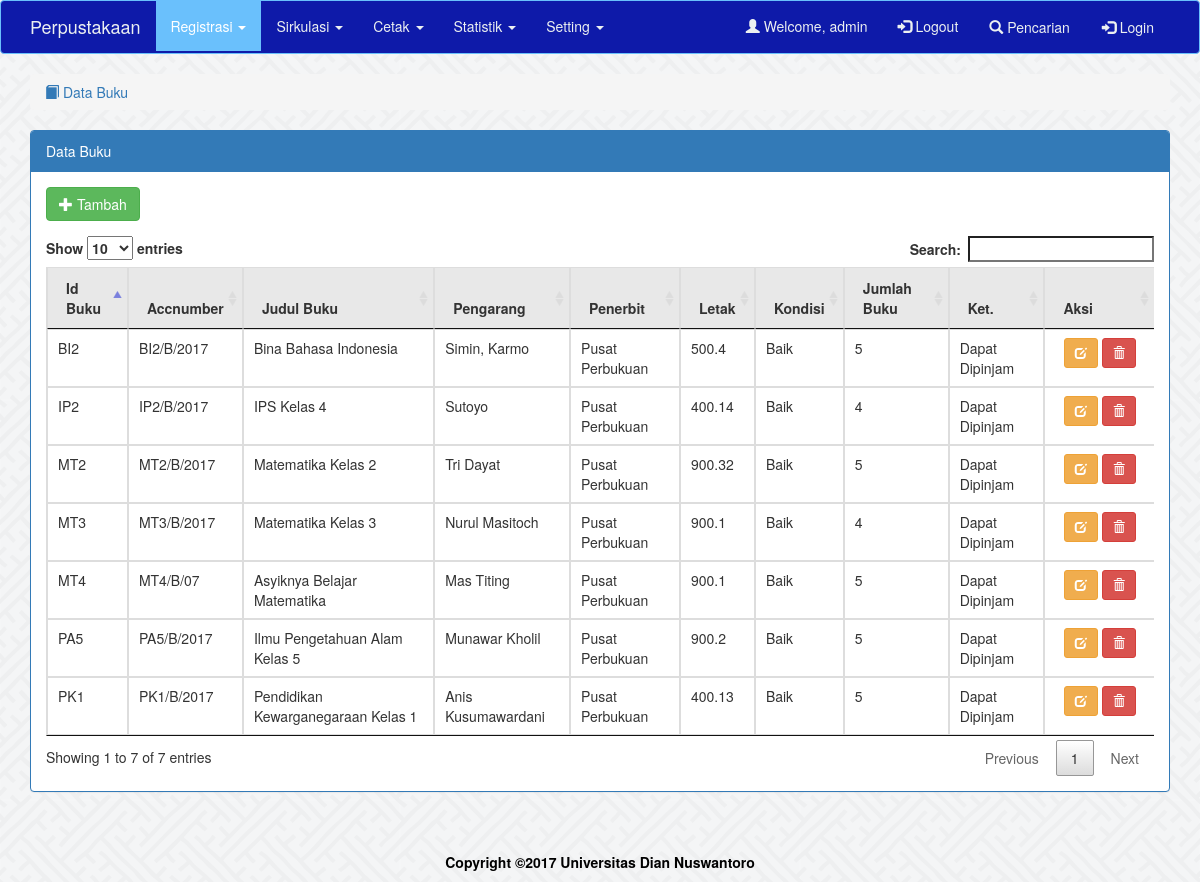
Screenshot of /?dt=buku (signed in) with the database file from the repository.
### tables this page shows
CREATE TABLE `buku` (
  `idbuku` varchar(10) NOT NULL,
  `idletak` varchar(10) DEFAULT NULL,
  `idklass` varchar(10) DEFAULT NULL,
  `idpeng` varchar(10) DEFAULT NULL,
  `peng1` varchar(20) DEFAULT NULL,
  `idpenerbit` varchar(10) DEFAULT NULL,
  `idjudul` varchar(10) DEFAULT NULL,
  `judul` varchar(50) DEFAULT NULL,
  `penerjemah` varchar(50) DEFAULT NULL,
  `editor` varchar(30) DEFAULT NULL,
  `tim` varchar(30) DEFAULT NULL,
  `volume` varchar(30) DEFAULT NULL,
  `edisi` varchar(10) DEFAULT NULL,
  `cetakan` varchar(10) DEFAULT NULL,
  `kopike` varchar(10) DEFAULT NULL,
  `idjenis` varchar(10) DEFAULT NULL,
  `idbahasa` varchar(10) DEFAULT NULL,
  `idasal` varchar(10) DEFAULT NULL,
  `notasi` text,
  `idkota` varchar(10) DEFAULT NULL,
  `tahun` int(5) DEFAULT NULL,
  `harga` decimal(20,0) DEFAULT NULL,
  `pengadaan` date DEFAULT NULL,
  `kondisi` varchar(20) DEFAULT NULL,
  `accnumber` varchar(10) DEFAULT NULL,
  `tglinput` date DEFAULT NULL,
  `jumlah` int(5) DEFAULT NULL,
  `ket` varchar(20) DEFAULT NULL,
  PRIMARY KEY (`idbuku`)
);

CREATE TABLE `penerbit` (
  `idpenerbit` varchar(10) NOT NULL,
  `nama` varchar(255) DEFAULT NULL,
  `kota` varchar(255) DEFAULT NULL,
  `tahun` int(11) DEFAULT NULL,
  PRIMARY KEY (`idpenerbit`)
);

CREATE TABLE `kondisi` (
  `idkondisi` int(11) NOT NULL AUTO_INCREMENT,
  `kondisi` varchar(100) DEFAULT NULL,
  PRIMARY KEY (`idkondisi`)
);

### registrasi/buku_tbody.php (the view, shortened to what this page needs)
<?php
$sqlbuku = $conn->query("SELECT
  `buku`.*
  , `kondisi`.`kondisi` AS `k_kondisi`
  , `penerbit`.`nama` AS `p_nama`
  FROM
  `simperpus`.`buku`
  LEFT JOIN `simperpus`.`kondisi`
  ON (`buku`.`kondisi` = `kondisi`.`idkondisi`)
  LEFT JOIN `simperpus`.`penerbit`
  ON (`buku`.`idpenerbit` = `penerbit`.`idpenerbit`)");
while ($data = mysqli_fetch_array($sqlbuku))
{
  ?>
  <tr>
    <td><?php echo $data['idbuku'] ?></td>
    <td><?php echo $data['accnumber'] ?></td>
    <td><?php echo $data['judul'] ?></td>
    <td><?php echo $data['peng1'] ?></td>
    <td><?php echo $data['p_nama'] ?></td>
    <td><?php echo $data['idletak'] ?></td>
    <td><?php echo $data['k_kondisi'] ?></td>
    <td><?php echo $data['jumlah'] ?></td>
    <td><?php echo $data['ket'] ?></td>
    <td class="nw" align="center">
      <button onclick="openModal('edit','<?php echo $data['idbuku']; ?>')" class="btn btn-sm btn-warning">
        <span class="glyphicon glyphicon-edit"></span></button>
    <?php if ($_SESSION['level']=='admin'): ?>
        <button class="btn btn-sm btn-danger" onclick="openDeleteModal('<?php echo $data['idbuku']; ?>')">
          <span class="glyphicon glyphicon-trash"></span></button>
    <?php endif ?>
        </td>
      </tr>
      <?php
    }
    ?>

### index.php (shortened to what this page needs)
<?php
$dt = isset($_GET['dt']) ? $_GET['dt'] : null;
?>
<!DOCTYPE html>
<html lang="en">
<head>
  <link rel="stylesheet" href="css/bootstrap.min.css">
  <link rel="stylesheet" href="css/nav.css">
  <link rel="stylesheet" href="css/custom.css">
  <link rel="stylesheet" href="css/jquery.dataTables.min.css">
  <link rel="stylesheet" href="css/bootstrap-datetimepicker.min.css">
  <link rel="stylesheet" href="css/fwslider.css" media="all">
</head>
<body>
  <nav class="navbar navbar-default">
    <div class="container">
      <div class="navbar-header">
        <a class="navbar-brand" href="index.php">Perpustakaan</a>
      </div>
      <div class="collapse navbar-collapse" id="navbar">
        <ul class="nav navbar-nav">
          <li <?php if (
                $dt == "anggota" || $dt == "peminjam" || $dt == "buku" || $dt == "penerbit" || $dt == "klasifikasi" || $dt == "jenisbuku" || $dt == "asal" || $dt == "suratkabar" ||
                $dt == "koran"
              ) echo "class='active'"; ?>>
            <a class="dropdown-toggle" data-toggle="dropdown" href="#" role="button" aria-expanded="false">Registrasi
              <span class="caret"></span></a>
          </li>
          <li <?php if ($dt == "peminjaman" || $dt == "history") echo "class='active'"; ?>>
            <a class="dropdown-toggle" data-toggle="dropdown" href="#" role="button" aria-expanded="false">Sirkulasi
              <span class="caret"></span></a>
          </li>
          <li <?php if ($dt == "cetakbuku" || $dt == "cetakanggota" || $dt == "cetakpeminjaman" || $dt == "cetakpengembalian" || $dt == "cetakdenda") echo "class='active'"; ?>>
            <a class="dropdown-toggle" data-toggle="dropdown" href="#" role="button" aria-expanded="false">Cetak
              <span class="caret"></span></a>
          </li>
          <li <?php if ($dt == "grafik_buku_sering_dipinjam") echo "class='active'"; ?>>
            <a class="dropdown-toggle" data-toggle="dropdown" href="#" role="button" aria-expanded="false">Statistik
              <span class="caret"></span></a>
          </li>
          <li <?php if ($dt == "profil" || $dt == "operator") echo "class='active'"; ?>>
            <a class="dropdown-toggle" data-toggle="dropdown" href="#" role="button" aria-expanded="false">Setting
              <span class="caret"></span></a>
          </li>
        </ul>
        <ul class="nav navbar-nav navbar-right">
          <li><a href="#"><span class="glyphicon glyphicon-user"></span> Welcome, <?php echo $_SESSION['username']; ?></a></li>
          <li><a href="logout.php"><span class="glyphicon glyphicon-log-in"></span> Logout</a></li>
          <li><a class="btn" onclick="pencarian()"><span class="glyphicon glyphicon-search"></span> Pencarian </a></li>
          <li><a class="btn" onclick="login()"><span class="glyphicon glyphicon-log-in"></span> Login </a></li>
        </ul>
      </div>
    </div>
  </nav>
  <div class="container">
    <?php
    switch ($dt) {
      case "buku":
        require_once("registrasi/buku_data.php");
        break;
    }
    ?>
  </div>
  <footer class="footer">
    <div class="container">
      <center>
        <p style="color:black;"><b>Copyright &copy;2017 Universitas Dian Nuswantoro</b></p>
      </center>
    </div>
  </footer>
</body>
</html>

### registrasi/buku_data.php (shortened to what this page needs)
<div>
  <ul class="breadcrumb">
    <li>
      <a href="#"><span class="glyphicon glyphicon-book"></span> Data Buku</a>
    </li>
  </ul>
</div>
<div class="panel panel-primary">
  <div class="panel-heading">Data Buku</div>
  <div class="panel-body">
    <div class="row">
      <div class="form-group col-sm-6">
        <button type="button" class="btn btn-success" onclick="openModal('tambah', '')"><span class="glyphicon glyphicon-plus"></span> Tambah</button>
      </div>
    </div>
    <div class="table-responsive">
      <table id="myTable" class="table table-bordered table-hover order-table">
        <thead style="background-color: #e8e8e8;">
          <tr align="center">
            <th>Id Buku</th>
            <th>Accnumber</th>
            <th>Judul Buku</th>
            <th>Pengarang</th>
            <th>Penerbit</th>
            <th>Letak</th>
            <th>Kondisi</th>
            <th>Jumlah Buku</th>
            <th>Ket.</th>
            <th width="10%">Aksi</th>
          </tr>
        </thead>
        <tbody id="tbody">
          <?php include "buku_tbody.php";?>
        </tbody>
      </table>
    </div>
  </div>
</div>

### css/nav.css (style rules this page uses)
.navbar-default { background-color: #0e1aa9; border-color: #6ac0fc; }
.navbar-default .navbar-brand { color: #ecf0f1; }
.navbar-default .navbar-nav > li > a { color: #ecf0f1; }
.navbar-default .navbar-nav > .active > a, .navbar-default .navbar-nav > .active > a:hover, .navbar-default .navbar-nav > .active > a:focus { color: #ffffff; background-color: #6ac0fc; }
.navbar-default .navbar-collapse, .navbar-default .navbar-form { border-color: #ecf0f1; }

### css/custom.css (style rules this page uses)
html { position: relative; min-height: 100%; }
body { margin-bottom: 70px; background-image: url("../images/sayagata.png"); }
.footer { position: absolute; bottom: 0; width: 100%; height: 40px; }
.footer .container p { margin: 10px 0; color: white; }

### rows the page displays
buku: idbuku "BI2", accnumber "BI2/B/2017", judul "Bina Bahasa Indonesia", peng1 "Simin, Karmo", idpenerbit.nama "Pusat Perbukuan", idletak "500.4", kondisi.kondisi "Baik", jumlah "5", ket "Dapat Dipinjam"
buku: idbuku "IP2", accnumber "IP2/B/2017", judul "IPS Kelas 4", peng1 "Sutoyo", idpenerbit.nama "Pusat Perbukuan", idletak "400.14", kondisi.kondisi "Baik", jumlah "4", ket "Dapat Dipinjam"
buku: idbuku "MT2", accnumber "MT2/B/2017", judul "Matematika Kelas 2", peng1 "Tri Dayat", idpenerbit.nama "Pusat Perbukuan", idletak "900.32", kondisi.kondisi "Baik", jumlah "5", ket "Dapat Dipinjam"
buku: idbuku "MT3", accnumber "MT3/B/2017", judul "Matematika Kelas 3", peng1 "Nurul Masitoch", idpenerbit.nama "Pusat Perbukuan", idletak "900.1", kondisi.kondisi "Baik", jumlah "4", ket "Dapat Dipinjam"
buku: idbuku "MT4", accnumber "MT4/B/07", judul "Asyiknya Belajar Matematika", peng1 "Mas Titing", idpenerbit.nama "Pusat Perbukuan", idletak "900.1", kondisi.kondisi "Baik", jumlah "5", ket "Dapat Dipinjam"
buku: idbuku "PA5", accnumber "PA5/B/2017", judul "Ilmu Pengetahuan Alam Kelas 5", peng1 "Munawar Kholil", idpenerbit.nama "Pusat Perbukuan", idletak "900.2", kondisi.kondisi "Baik", jumlah "5", ket "Dapat Dipinjam"
buku: idbuku "PK1", accnumber "PK1/B/2017", judul "Pendidikan Kewarganegaraan Kelas 1", peng1 "Anis Kusumawardani", idpenerbit.nama "Pusat Perbukuan", idletak "400.13", kondisi.kondisi "Baik", jumlah "5", ket "Dapat Dipinjam"

### other values shown
$_SESSION['username'] "admin"
